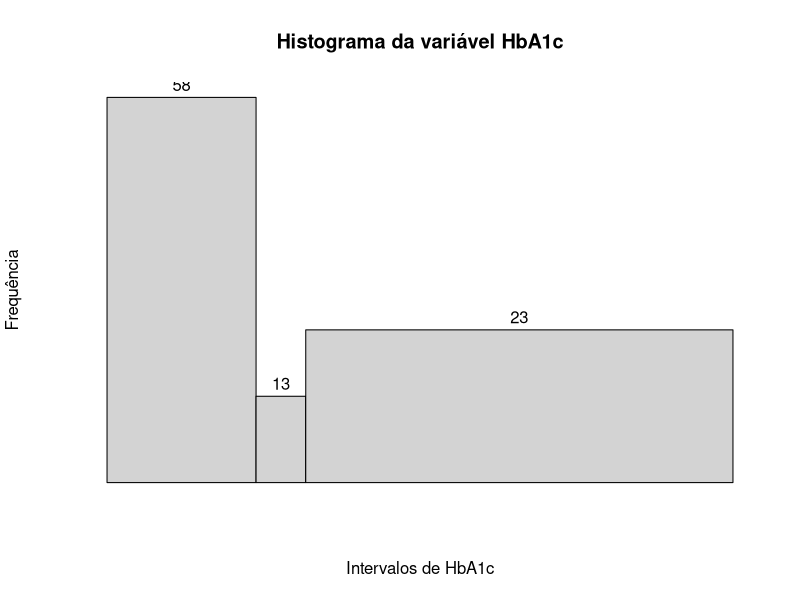
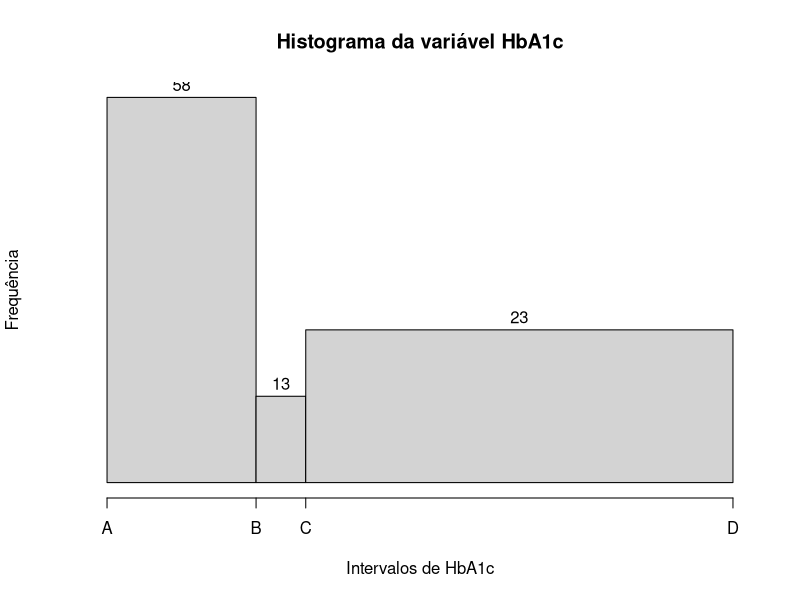
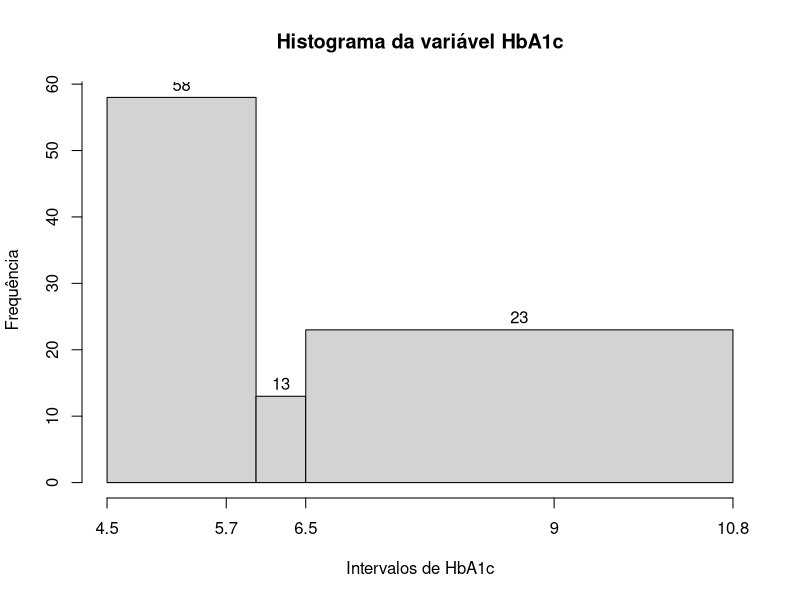
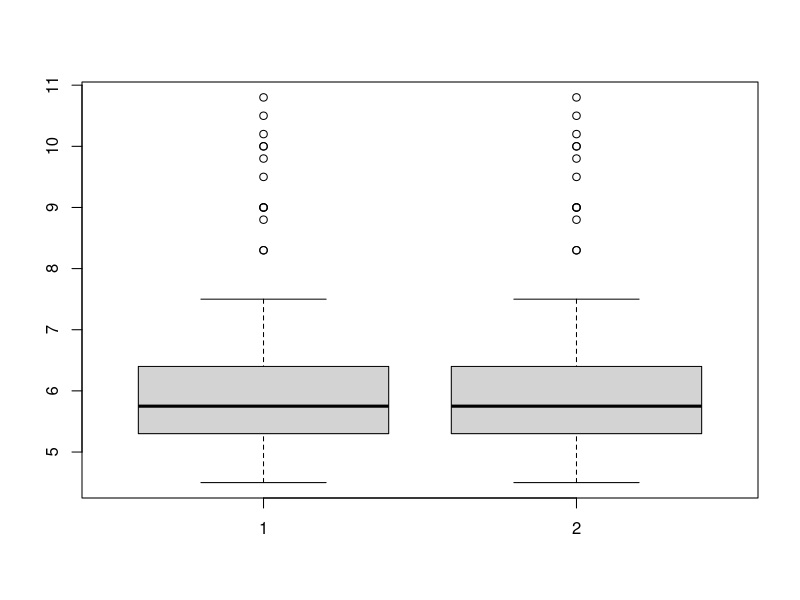

Source code (R) for these figures, in order:
## Pacotes ##

library(graphics)

dados <- read.csv2("Banco de dados reduzido.csv", sep = ";", dec = ",")

## Dúvidas

# 1
# A primeira coisa que se deve fazer para criar seus próprios eixos no histograma é usar o argumento 
# "axes = FALSE", assim você apaga os eixos criados automaticamente pela função "hist()"
# Vou mostrar encurtando o código criando objetos com os breaks e outros necessários pra deixar 
# o código mais visível
intervalos <- c(min(dados$HA1C, na.rm = TRUE),6.0,6.5, max(dados$HA1C, na.rm = TRUE))

hist(dados$HA1C, breaks = intervalos, right = FALSE, freq=TRUE, 
     main = "Histograma da variável HbA1c", xlab = "Intervalos de HbA1c", ylab = "Frequência", 
     labels = TRUE, axes = FALSE)
# Repare no último argumento da função e como o gráfico vem sem os eixos. A oartir daqui você usa
# o pacote "graphics" para criar os eixos como você quer
# Explicando a função "axis()":
# o primeiro argumento você já entendeu;
# o segundo argumento representa onde no eixo serão escritos os valores;
# o terceiro argumento recebe o que será escrito nos pontos escolhidos pelo segundo argumento
# Vou fazer um exemplo mais didático pra facilitar a compreensão;

## EX:
# digamos que eu queira que os pontos onde serão colocados os valores no eixo sejam os breaks:
tics <- c(min(dados$HA1C, na.rm = TRUE),6.0,6.5, max(dados$HA1C, na.rm = TRUE))
# então os pontos do eixo que receberão os valores serão 4.5, 6, 6.5 e 10.8
# E quero que no eixo apareçam as letras A, B, C e D
valores <- c("A", "B", "C", "D")
# OBS: esses dois vetores idealmente devem ter o mesmo tamanho pra evitar problemas
hist(dados$HA1C, breaks = intervalos, right = FALSE, freq=TRUE, 
     main = "Histograma da variável HbA1c", xlab = "Intervalos de HbA1c", ylab = "Frequência", 
     labels = TRUE, axes = FALSE)
axis(1, tics, valores)
# Então o segundo argumento é onde você quer que os valores apareçam e o terceiro é o que você
# quer que apareça no eixo
# o mesmo vale para o eixo y
# portanto para escrever como você pediu seria assim:
## Passo 1: criar os objetos necessários para o histograma e os eixos
# Breaks do histograma
intervalos <- c(min(dados$HA1C, na.rm = TRUE),6.0,6.5, max(dados$HA1C, na.rm = TRUE))
# Tics do eixo x (os valores que você propôs como exemplo não são possíveis aqui, pois na base que tenho,
# o mínimo é 4.5 e o máximo é 10.8, então usarei eles, então usarei outros como exemplo)
tics_eixox <- c(min(dados$HA1C, na.rm = TRUE),5.7,6.5, 9, max(dados$HA1C, na.rm = TRUE))
# Os valores que aparecerão no eixo() geralmente se usa o mesmo que os pontos dos tics porque
# se quer que os valores escolhidos como tic apareçam no eixo, mas como no exemplo anterior é
# possível que sejam diferentes, mas nesse caso serão os mesmos)
valores_eixox <- tics_eixox
# Vocẽ acertou a interpretação da sequência no eixo y, mas no exemplo não posso fazer igual porque
# a base que tenho é menor
# tics e valores do eixo y
eixoy <- seq(from = 0, to = length(dados$HA1C), by = 10)
## Passo 2: criar o histrograma sem esquecer de elimiar os eixos criados automaticamente usando
# o argumento "axes = FALSE" e depois usar a função "axis()" para criar os eixos como abaixo.
# OBS: não esquecer de carregar o pacote "graphics", caso contrário a função "axis()" não funcionará.
# Caso você não tenha o pacote instalado, basta usar "install.packages(graphics, dependencies = TRUE)"
# e posteriormente "library(graphics)" para carregar o pacote
hist(dados$HA1C, breaks = intervalos, right = FALSE, freq=TRUE, 
     main = "Histograma da variável HbA1c", xlab = "Intervalos de HbA1c", ylab = "Frequência", 
     labels = TRUE, axes = FALSE)
axis(1, tics_eixox, valores_eixox)
axis(2, eixoy, eixoy)
# OBS: A parte de criar objetos antes é uma recomendação minha para manter o código mais simples e 
# mais fácil de modificar caso necessário

## 2
# 2.1
# no excel o critério é o seguinte se ele encontra valores iguais ele mantém o que foi encontrado primeiro
# e no excel ele busca de cima para baixo na coluna, então ele mantém o valos mais acima
# no R isso é possível com a função "unique()"
# como no exemplo a seguir, se você simplesmente fizer "unique(x)" ele vai fazer exatamente como no excel, 
# vai manter o valor encontrado primeiro, mas você pode usar o argumento "fromLast = TRUE" para que ele mantgenha
# o ultimo encontrado
x <- c(3:5, 11:8, 8:13)
ux <- unique(x)
u2 <- unique(x, fromLast = TRUE)
# Mas acredito que para o seu caso o do excel já resolve seu problema

# 2.2
# Esse valor baixo representa a raridade do valor que você viu em relação a hipótese de que não existe 
# correlação.
# o teste funciona assim, ele parte da hipótese de  que não existe correlação(H0) com confiança de 95%(0.95),
# então se o p-valor for menor que 0.05, significa que você rejeita a hipótese nula(H0), então esse valor
# tão pequeno mostra o quanto a probabilidade de H0 ser verdadeira é pquena, então vocẽ conclui que
# com 95% de confiança existe correlação

# 2.3, 2.4 e 2.5
# infelizmente essas não consigo responder agora, sei que uma abordagem boa é análise categórica, 
# mas vou precisar estudar um pouco isso para não correr o risco de te falar bobagem 
# (já estou com o livro em mãos)

# 2.6
# Quanto ao boxplot, realmente eles mostraram resultados muito diferentes, tanto média, mediana e variância
# não sei exatamente como explicar essa diferença, mas fiz um teste e acredito que a diferença possa se dar
# ao tratamento dos NAs que no R ele já lida com eles no box-plot como mostrado abaixo onde fiz dois box-plots 
# lado a lado um sem tirar os NAs e outo tirando os NAs e ficaram iguais. Tavez o stata trate diferente os NAs.
# MAs eu não conheço o Stata para confirmar
boxplot(dados$HA1C, na.omit(dados$HA1C))
